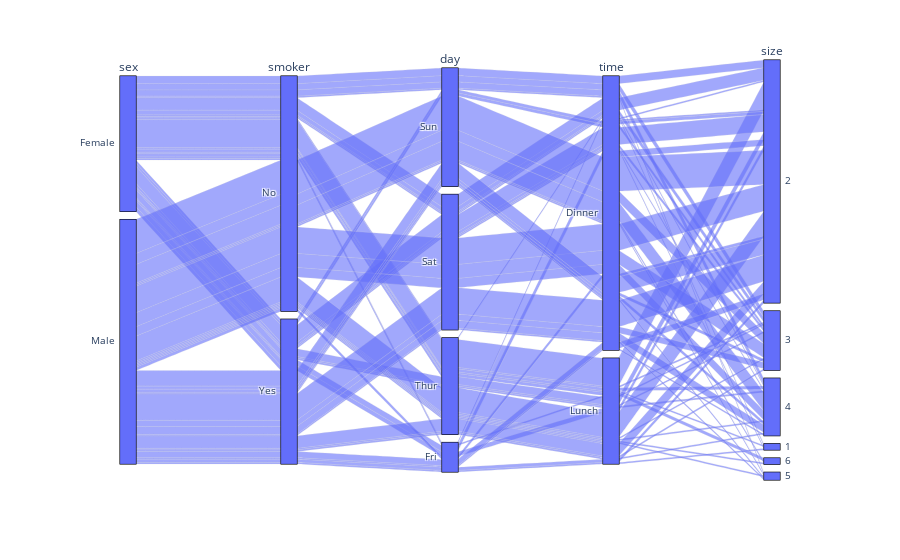

Notebook cell for this chart:
### Code cell
import plotly.express as px

df = px.data.tips()
fig = px.parallel_categories(df)

fig.show()

### Figure 1 — Plotly figure (JSON) as saved in the notebook; plotly's stock layout.template omitted (floating-point values rounded to 4 significant figures; data arrays with more than 128 entries replaced by an {"elided": "..."} marker saying what was removed)
{"data": [{"dimensions": [{"label": "sex", "values": {"elided": "244 str values"}}, {"label": "smoker", "values": {"elided": "244 str values"}}, {"label": "day", "values": {"elided": "244 str values"}}, {"label": "time", "values": {"elided": "244 str values"}}, {"label": "size", "values": {"elided": "244 int values"}}], "domain": {"x": [0, 1], "y": [0, 1]}, "name": "", "type": "parcats"}], "layout": {"legend": {"tracegroupgap": 0}, "margin": {"t": 60}}}
